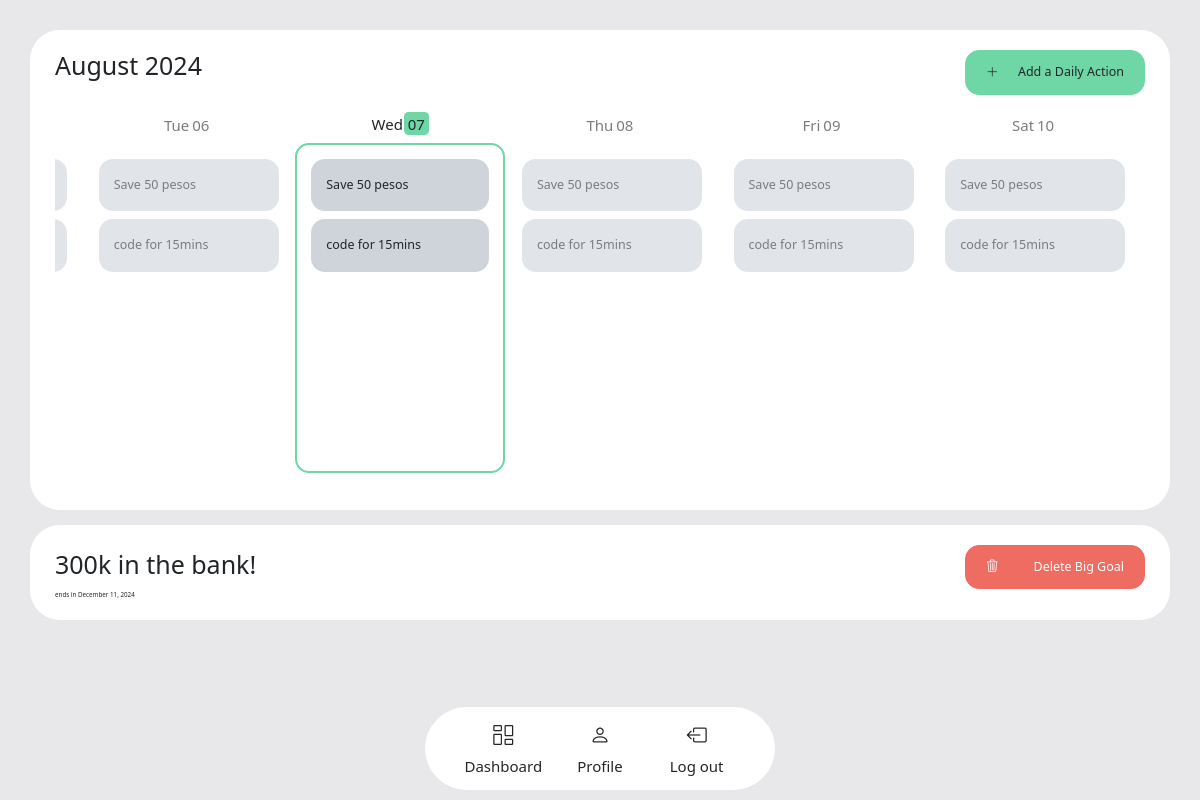
Page /big-goal/300k in the bank! (signed in) on the committed database.
### goals_tracker/models.py (models this page shows, shortened)
class DailySystem(models.Model):
    big_goal = models.ForeignKey(BigGoal, on_delete=models.CASCADE)
    action = models.CharField(max_length=300)
    def serialize(self):
        return {
            "id": self.id,
            "big_goal": self.big_goal.title,
            "action": self.action,
        }

### goals_tracker/views.py (the view)
# urls.py: path("big-goal/<str:title>", views.big_goal, name="big_goal"),
def big_goal(request, title):
   if request.method == "GET":
      big_goal_page = big_goal_data(request, title)
      return render(request, "goals_tracker/big_goal_page.html", big_goal_page)

### goals_tracker/models.py (called while the page is built)
    def serialize(self):
        return {
            "id": self.id,
            "user": self.user.username,
            "title": self.title,
            "description": self.description,
            "start": self.start.strftime("%Y-%m-%d"),
            "deadline": self.deadline.strftime("%Y-%m-%d"),
        }

    def serialize(self):
        return {
            "user": self.user.username,
            "big_goal": self.big_goal.title,
            "daily_system": self.daily_system.action,
            "date": self.date,
        }

### goals_tracker/views.py (called while the page is built)
def all_completed_daily_systems(request):
   completed_daily_systems = DailySystemCheckIn.objects.filter(user=request.user)
   completed_daily_systems_data = defaultdict(lambda: defaultdict(list))
   for completed in completed_daily_systems:
      data = completed.serialize()
      date = data.get('date').strftime('%a-%b-%d-%Y')  # Get date first
      big_goal = data.get('big_goal')
      daily_system = data.get('daily_system')
      if daily_system not in completed_daily_systems_data[date][big_goal]:
         completed_daily_systems_data[date][big_goal].append(daily_system)
   completed_daily_systems_data = {date: dict(goals) for date, goals in completed_daily_systems_data.items()}
   return JsonResponse(completed_daily_systems_data, safe=False)

### goals_tracker/templates/goals_tracker/big_goal_page.html (shortened to what this page needs)
{% extends "goals_tracker/layout.html" %}
{% block body %}
<main class="big-goal-page" id="big-goal-page">
  <div class="big-goal-content">
    <section class="timeline-section box-radius">
      <div class="d-flex justify-content-between">
        <div id="month-year"></div>
        <button class="add-icon-btn box-radius fs-5" id="open-daily-system-modal">
          <i class="bi bi-plus-lg"></i>
          <span>Add a Daily Action</span>
        </button>
      </div>
      <div class="timeline" id="timeline">
        {% for date in timeline.all_dates %}
        <div class="timeline-item" data-date={{date.current}}>
          <div class="timeline-item--head">
            <span class="m-0">{{ date.current|slice:":3" }}</span>
            <span class="timeline-item--head-day">{{ date.current|slice:"8:10" }}</span>
          </div>
          <div class="timeline-item--body">
            {% for system in daily_systems %}
            <div class="bg-dark-subtle box-radius daily-system-box" data-big-goal={{system.big_goal}}>
              {% if system.action in date.actions %}
              <p class="fs-5 m-0 text-decoration-line-through"> {{ system.action }} </p>
              {% else %}
              <p class="fs-5 m-0"> {{ system.action }} </p>
              {% endif %}
            </div>
            {% endfor %}
          </div>
        </div>
        {% endfor %}
      </div>
    </section>
    <section class="goal-details-section">
      <div class="d-flex align-items-center justify-content-between">
        <h1 class="">{{ big_goal.title }}</h1>
        <button class="delete-big-goal-btn box-radius fs-5" id="open-delete-big-goal-modal">
          <i class="bi bi-trash3"></i>
          <span>Delete Big Goal</span>
        </button>
      </div>
      <div>
        <span class="align-self-end">ends in {{ timeline.deadline }}</span>
      </div>
    </section>
  </div>
</main>
{% endblock %}

### goals_tracker/templates/goals_tracker/layout.html (shortened to what this page needs)
{% load static %}
<!DOCTYPE html>
<html lang="en">
<head>
  <link href="https://cdn.jsdelivr.net/npm/bootstrap@5.3.2/dist/css/bootstrap.min.css" rel="stylesheet"
 />
  <link rel="stylesheet" href="https://cdn.jsdelivr.net/npm/bootstrap-icons@1.11.3/font/bootstrap-icons.min.css" />
  <link href="{% static 'goals_tracker/styles.css' %}" rel="stylesheet" />
</head>
<body>
  <div class="app-container">
    {% block header %}
    <header class="d-flex align-items-center justify-content-center px-4">
      <div class="mobile-sidebar" id="mobile-sidebar">
        <div class="mobile-sidebar--nav" id="mobile-sidebar-nav">
          <a href="{% url 'goals_tracker:index' %}" class="mobile-sidebar--nav-item fs-2 fw-light box-radius"
            id="mobile-sidebar-dashboard">
            <i class="bi bi-columns-gap"></i>
            <span class="fs-4">Dashboard</span>
          </a>
          <a href="{% url 'goals_tracker:index' %}" class="mobile-sidebar--nav-item fs-2 fw-light box-radius"
            id="mobile-sidebar-profile">
            <i class="bi bi-person"></i>
            <span class="fs-4">Profile</span>
          </a>
          <a href="{% url 'goals_tracker:logout' %}" class="mobile-sidebar--nav-item fs-2 fw-light box-radius">
            <i class="bi bi-box-arrow-left"></i>
            <span class="fs-4">Log out</span>
          </a>
        </div>
      </div>
    </header>
    {% endblock %}
    {% block body %} {% endblock %}
  </div>
</body>
</html>

### goals_tracker/static/goals_tracker/styles.css (style rules this page uses)
:root { --body-bg: rgb(232, 232, 235); --white-bg: #ffffff; --dark-bg: rgb(36, 37, 41); --gray-bg: rgb(243, 245, 248); --red-bg: rgb(238, 108, 98); --light-yellow: #E4E87D; --light-green: #6FD7A6; --border-green: #9cccb2; }
* { margin: 0; padding: 0; box-sizing: border-box; }
body, html { font-size: 62.5%; line-height: 1.8; background-color: var(--body-bg); }
.app-container { height: 100vh; display: flex; flex-direction: column-reverse; }
.box-radius { border-radius: 1.4rem; }
.add-icon-btn, .delete-big-goal-btn { padding: 1rem 2rem; display: flex; column-gap: .6rem; min-width: 18rem; justify-content: space-between; }
.add-icon-btn { background-color: var(--light-green); border: 1px solid var(--light-green); color: var(--dark-bg); }
.delete-big-goal-btn, .delete-now-btn { background-color: var(--red-bg); border: 1px solid var(--red-bg); color: var(--white-bg) }
.mobile-sidebar { display: flex; justify-content: center; width: 100%; }
.mobile-sidebar--nav { background-color: var(--white-bg); display: flex; width: 100%; max-width: 350px; border-radius: 5rem; padding: 1rem 3rem; margin: 1rem 0; }
.mobile-sidebar--nav-item { text-decoration: none; color: var(--dark-bg); display: flex; flex-direction: column; text-align: center; width: 33.3333%; }
.big-goal-page { height: 100%; width: 100%; display: flex; align-items: center; padding: 1.5rem; overflow: scroll; }
.big-goal-content { height: 100%; overflow: scroll; display: flex; flex-direction: column; gap: 1.5rem; }
.timeline-section { background-color: var(--white-bg); border-radius: 3rem; padding: 2rem 2.5rem; }
.goal-details-section { background-color: var(--white-bg); border-radius: 3rem; padding: 2rem 2.5rem; }
.timeline { overflow: scroll; white-space: nowrap; width: 100%; padding: 1.6rem 0; }
.timeline-item--today { opacity: 1; }
.timeline-item--head-today { font-weight: 400; }
.timeline-item--head-day-on { margin-left: -3px; background-color: var(--light-green); }
.timeline-item--body-today { border: .2rem solid var(--light-green); }
@media screen and (min-width: 950px) { .big-goal-page { height: 100%; } }
@media screen and (min-width: 950px) { .big-goal-content { padding: 1.5rem; } }

### rows in the picture
DailySystem: action "Save 50 pesos" "Save 50 pesos" "Save 50 pesos" "Save 50 pesos" "Save 50 pesos"
DailySystem: action "code for 15mins" "code for 15mins" "code for 15mins" "code for 15mins" "code for 15mins"

### other values in the picture
{{ date.current|slice:":3" }} "Tue" "Wed" "Thu" "Fri" "Sat"
{{ date.current|slice:"8:10" }} "06" "07" "08" "09" "10"
